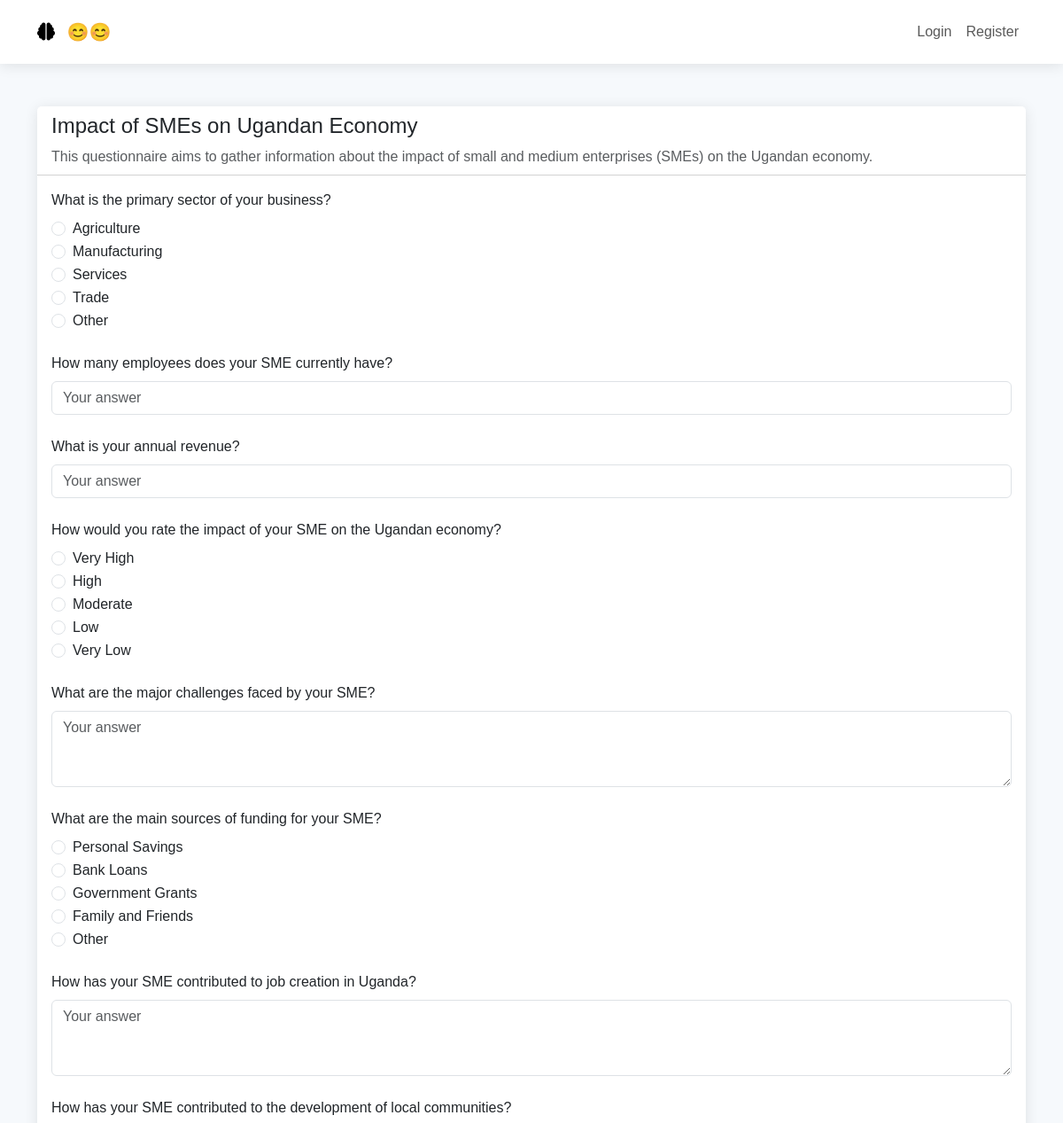
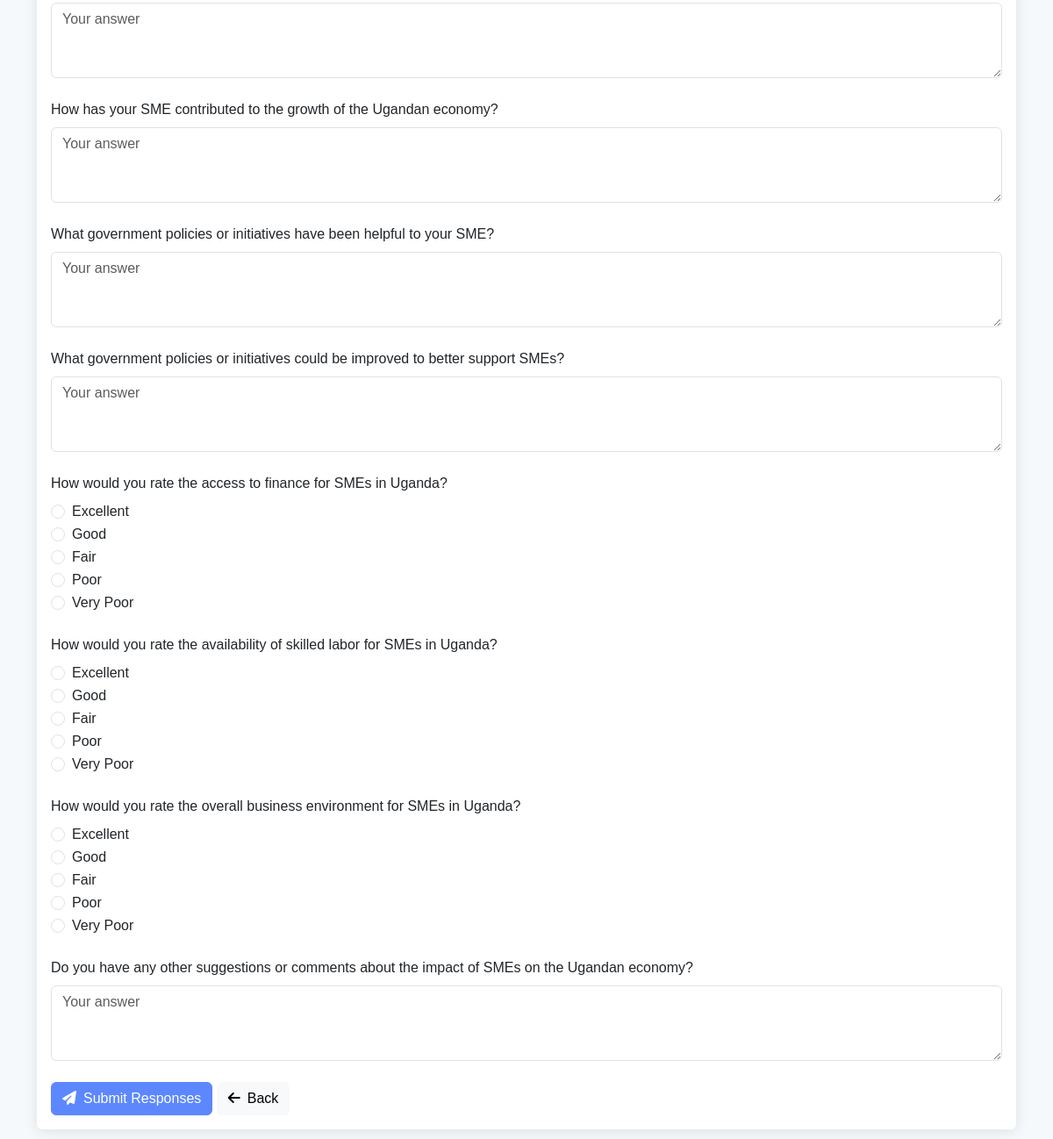
Page /questionnaire/13/ on the committed database (2 pictures, top to bottom).
### main/models.py (models this page shows, shortened)
class Questionnaire(models.Model):
    topic = models.ForeignKey(Topic, on_delete=models.CASCADE)
    name = models.CharField(max_length=200)
    description = models.TextField()
    questions_data = models.JSONField()
    created_at = models.DateTimeField(auto_now_add=True)

### main/views.py (the view)
# urls.py: path('questionnaire/<int:pk>/', views.view_questionnaire, name='view_questionnaire'),
def view_questionnaire(request, pk):
    questionnaire = get_object_or_404(Questionnaire, pk=pk)
    return render(request, 'main/view_questionnaire.html', {
        'questionnaire': questionnaire,
        'questionnaire_id': pk,
        'type': 'questionnaire'
    })

### templates/main/view_questionnaire.html (shortened to what this page needs)
{% extends 'base.html' %}
{% load static %}
{% block extra_css %}
<link rel="stylesheet" href="{% static 'css/fontAwesome.css' %}">
{% endblock %}
{% block content %}
<div class="container mt-4 fade-in">
    <div class="card slide-up">
        <div class="card-header bg-white d-flex justify-content-between align-items-center">
            <div>
                <h4 class="mb-2">{{ questionnaire.name }}</h4>
                <p class="text-muted mb-0">{{ questionnaire.description }}</p>
            </div>
        </div>
        <div class="card-body">
            <form id="questionnaireForm"  data-id="{{ questionnaire_id }}">
                {% for question in questionnaire.questions_data %}
                <div class="mb-4">
                    <label class="form-label fw-medium">{{ question.text }}</label>
                    {% if question.fieldType == 'Input' %}
                    <div class="input-group">
                        <input type="text" class="form-control" name="q_{{ forloop.counter }}" placeholder="Your answer">
                    </div>
                    {% elif question.fieldType == 'Textarea' %}
                    <div class="position-relative">
                        <textarea class="form-control" name="q_{{ forloop.counter }}" rows="3" placeholder="Your answer"></textarea>
                    </div>
                    {% elif question.fieldType == 'RadioGroup' %}
                        {% for option in question.fieldOptions %}
                        <div class="form-check">
                            <input class="form-check-input" type="radio"
                                   name="q_{{ forloop.parentloop.counter }}"
                                   value="{{ option.value }}"
                                   id="q{{ forloop.parentloop.counter }}_{{ forloop.counter }}">
                            <label class="form-check-label" for="q{{ forloop.parentloop.counter }}_{{ forloop.counter }}">
                                {{ option.text }}
                            </label>
                        </div>
                        {% endfor %}
                        {% endif %}
                </div>
                {% endfor %}
                <div class="mt-4">
                    <button type="submit" class="btn btn-primary">
                        <i class="fas fa-paper-plane me-2"></i>Submit Responses
                    </button>
                    <a href="{% url 'topic_detail' questionnaire.topic.id %}" class="btn btn-light">
                        <i class="fas fa-arrow-left me-2"></i>Back
                    </a>
                </div>
            </form>
        </div>
    </div>
</div>
{% endblock %}

### templates/base.html (style rules this page uses)
:root { --primary-color: #5D87FF; --secondary-color: #49BEFF; --dark-color: #2A3547; --light-color: #F6F9FC; }
body { font-family: 'Plus Jakarta Sans', sans-serif; background-color: var(--light-color); }
.card { border: none; box-shadow: 0 2px 15px rgba(0,0,0,0.1); transition: transform 0.3s ease; }
.btn-primary { background-color: var(--primary-color); border-color: var(--primary-color); }
.fade-in { animation: fadeIn 0.5s ease-in; }
.slide-up { animation: slideUp 0.5s ease-out; }

### templates/main/view_questionnaire.html (style rules this page uses)
.card { border: none; box-shadow: 0 2px 15px rgba(0,0,0,0.1); }

### rows in the picture
Questionnaire: name "Impact of SMEs on Ugandan Economy", description "This questionnaire aims to gather information about the impact of small and medium enterprises (SMEs) on the Ugandan economy."

### other values in the picture
{{ question.text }} "What is the primary sector of your business?" "How many employees does your SME currently have?" "What is your annual revenue?" "How would you rate the impact of your SME on the Ugandan economy?" "What are the major challenges faced by your SME?" "What are the main sources of funding for your SME?" "How has your SME contributed to job creation in Uganda?" "How has your SME contributed to the development of local communities?" "How has your SME contributed to the growth of the Ugandan economy?" "What government policies or initiatives have been helpful to your SME?" "What government policies or initiatives could be improved to better support SMEs?" "How would you rate the access to finance for SMEs in Uganda?" "How would you rate the availability of skilled labor for SMEs in Uganda?" "How would you rate the overall business environment for SMEs in Uganda?" "Do you have any other suggestions or comments about the impact of SMEs on the Ugandan economy?"
{{ option.text }} "Agriculture" "Manufacturing" "Services" "Trade" "Other" "Very High" "High" "Moderate" "Low" "Very Low" "Personal Savings" "Bank Loans" "Government Grants" "Family and Friends" "Other" "Excellent" "Good" "Fair" "Poor" "Very Poor" "Excellent" "Good" "Fair" "Poor" "Very Poor" "Excellent" "Good" "Fair" "Poor" "Very Poor"
